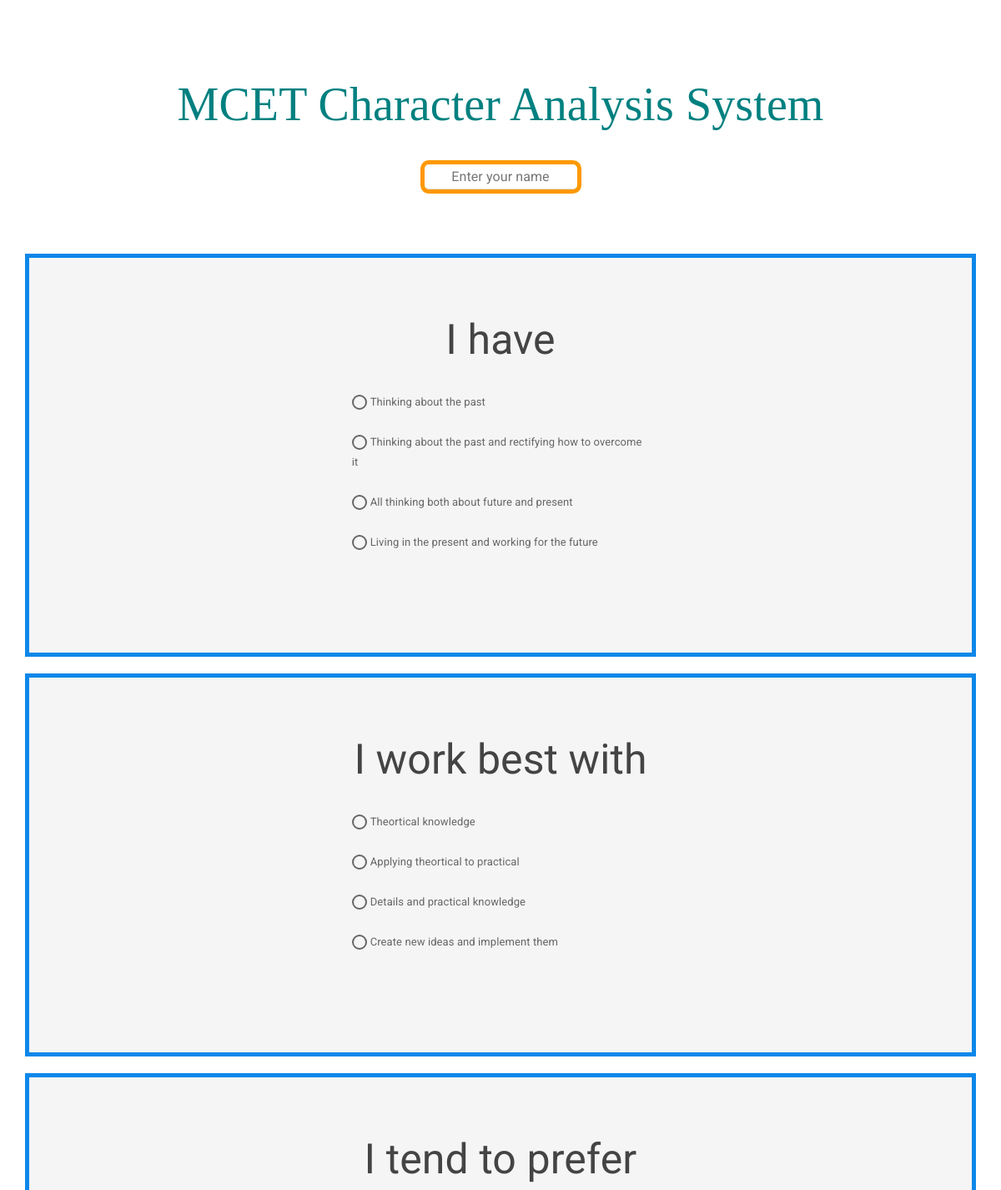
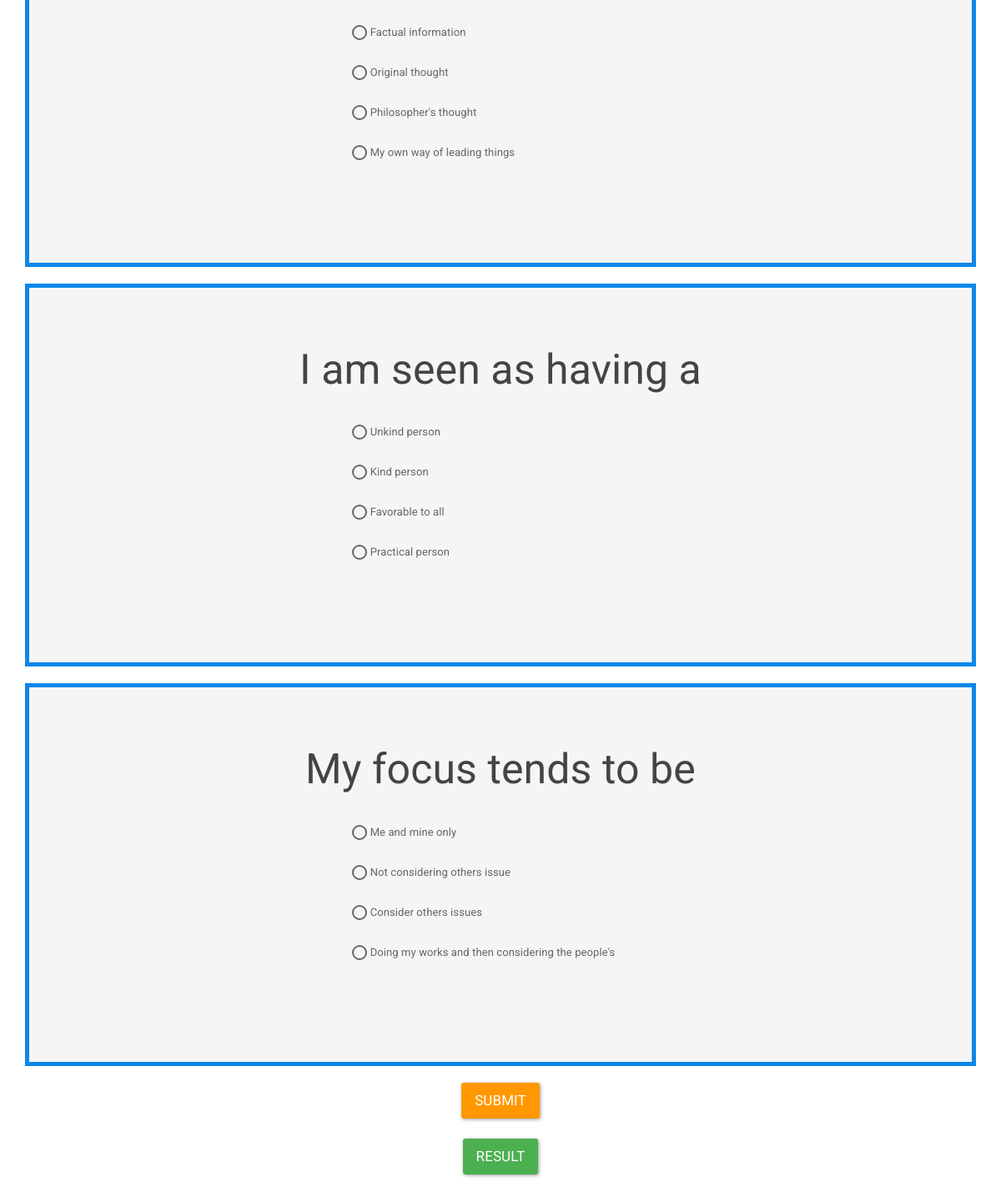
The page / on the database its author committed (2 pictures, top to bottom).
### tables this page shows
CREATE TABLE `questions` (
  `count` int(10) NOT NULL,
  `question` varchar(2000) NOT NULL,
  `opt1` varchar(100) NOT NULL,
  `opt2` varchar(100) NOT NULL,
  `opt3` varchar(100) NOT NULL,
  `opt4` varchar(100) NOT NULL,
  `ans` varchar(100) NOT NULL
);

### index.php (the view, shortened to what this page needs)
<!DOCTYPE html>
<html>
<head>
<link rel="stylesheet" type="text/css" href="css/bootstrap.css">
</head><body>
<center><br><br><br>
<h1 style="font-family:Hobo Std;color:teal;">MCET Character Analysis System</h1><br>
    <input type="text" name="" id="name" placeholder="Enter your name" style="color : #0d87e9;border-radius:10px; border: 5px solid #ff9800; text-align: center; color: #ff9800;" /><br><br><div id="google_translate_element"></div><br><br></center>
<?php
$ran=rand(1,60);
$ran1=0;
if($ran>56){
    $ran1=$ran-5;
}else{
    $ran1=$ran+5;
}
$i=0;
$j=1;
$k=1;
$result = mysql_query("SELECT * FROM questions where count between ".$ran." and ".($ran1-1));
while ($row=mysql_fetch_array($result)) {
	$i=$i+1;
	?><center>
<div class="jumbotron" style="width: 95%;">
    <center><h1 style="font-size: 50px;"><?php echo $row['question']; ?></h1></center>
    <div class="row">
        <div class="col-sm-4"></div>
        <div class="col-sm-4" style="text-align:left;">
	<?php
	echo "<br>";
	echo "<input type=\"radio\" id=\"c".$j."\" "."name=\"opt".$i."\" value=\"".$k."\">".$row['opt1'];
	echo "<br><br>";
	echo "<input type=\"radio\" id=\"c".($j+1)."\""."name=\"opt".$i."\" value=\"".($k+1)."\">".$row['opt2'];
	echo "<br><br>";
	echo "<input type=\"radio\" id=\"c".($j+2)."\""."name=\"opt".$i."\" value=\"".($k+2)."\">".$row['opt3'];
	echo "<br><br>";
	echo "<input type=\"radio\" id=\"c".($j+3)."\""."name=\"opt".$i."\" value=\"".($k+3)."\">".$row['opt4'];
	echo "<br><br>";
	?><br><br>
            </div>
        <div class="col-sm-4"></div>
        </div>
  </div>
<?php $j=$j+4; } ?>
<input type="submit" name="" class="btn btn-warning btn-lg" value="Submit" onclick="sai()" /><br><br>
<p class="btn btn-success btn-lg" id="res">Result</p>
<br><br>
    <p id="result" style="font-family:jokerman;font-size:54px;"></p></center>
</body>
</html>

### rows shown on the page
questions: question "I have", opt1 "Thinking about the past", opt2 "Thinking about the past and rectifying how to overcome it", opt3 "All thinking both about future and present", opt4 "Living in the present and working for the future"
questions: question "I work best with", opt1 "Theortical knowledge", opt2 "Applying theortical to practical", opt3 "Details and practical knowledge", opt4 "Create new ideas and implement them"
questions: question "I tend to prefer", opt1 "Factual information", opt2 "Original thought", opt3 "Philosopher's thought", opt4 "My own way of leading things"
questions: question "I am seen as having a", opt1 "Unkind person", opt2 "Kind person", opt3 "Favorable to all", opt4 "Practical person"
questions: question "My focus tends to be", opt1 "Me and mine only", opt2 "Not considering others issue", opt3 "Consider others issues", opt4 "Doing my works and then considering the people's"
